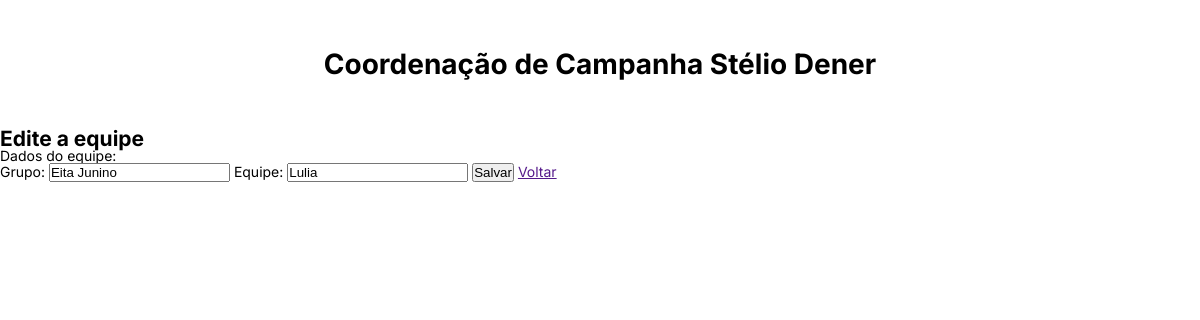
Before: /editar-equipe/11/ with the older database file.
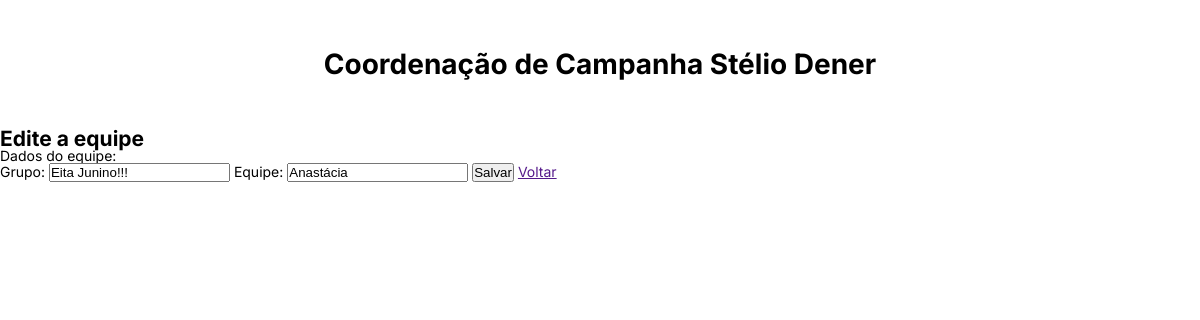
After: the same page with the newer database file.
### base/models.py (models this page shows, shortened)
class Equipe(models.Model):
    grupo = models.ForeignKey(Grupo, null=True, on_delete=models.SET_NULL)
    coordenador = models.ForeignKey(Pessoa, null=True, on_delete=models.SET_NULL)
    updated = models.DateTimeField(auto_now=True)
    created = models.DateTimeField(auto_now_add=True)

class Grupo(models.Model):
    grupo = models.CharField(max_length=200)
    rgb = models.CharField(max_length=9, null=True, blank=True)
    updated = models.DateTimeField(auto_now=True)
    created = models.DateTimeField(auto_now_add=True)
    def __str__(self):
        return self.grupo

class Pessoa(models.Model):
    nome = models.CharField(max_length=200)
    telefone = models.CharField(max_length=20, null=True, blank=True)
    logradouro = models.CharField(max_length=200, null=True, blank=True)
    bairro = models.CharField(max_length=200, null=True, blank=True)
    cidade = models.CharField(max_length=200, null=True, blank=True)
    cep = models.CharField(max_length=10, null=True, blank=True)
    cpf = models.CharField(max_length=14, null=True, blank=True, unique=True)
    nascimento = models.CharField(max_length=10, null=True, blank=True)
    updated = models.DateTimeField(auto_now=True)
    created = models.DateTimeField(auto_now_add=True)
    def __str__(self):
        return self.nome

### base/views.py (the view, shortened to what this page needs)
# urls.py: path('editar-equipe/<str:pk>/', views.editarEquipe, name='editar-equipe'),
def editarEquipe(request, pk):
    equipe = Equipe.objects.get(id=pk)
    grupos = Grupo.objects.all()
    equipes = Equipe.objects.all()
    context = {'título': 'Edite a equipe', 'hierarquia': 'equipe',
               'equipeSelecionada': equipe, 'grupos': grupos, 'equipes': equipes}
    return render(request, 'base/editar_colaborador.html', context)

### base/templates/base/editar_colaborador.html (shortened to what this page needs)
{% extends 'main.html' %}
{% block content %}
<div>
    <h2>{{título}}</h2>
    <form method="POST" action="">
        <p>Dados do {{hierarquia}}:</p>
            <label for="grupo">Grupo:</label>
            <input required type="text" value="{{equipeSelecionada.grupo}}" name="grupo" list="grupo-list">
            <label for="equipe">Equipe:</label>
            <input required type="text" value="{{equipeSelecionada.coordenador}}" name="coordenador" list="equipe-list">
        <button>Salvar</button>
        <a href="{{request.META.HTTP_REFERER}}">Voltar</a>
    </form>
</div>
{% endblock content %}

Changed rows visible on the page:
changed Equipe: grupo "Eita Junino" → "Eita Junino!!!"; coordenador "Lulia" → "Anastácia"
